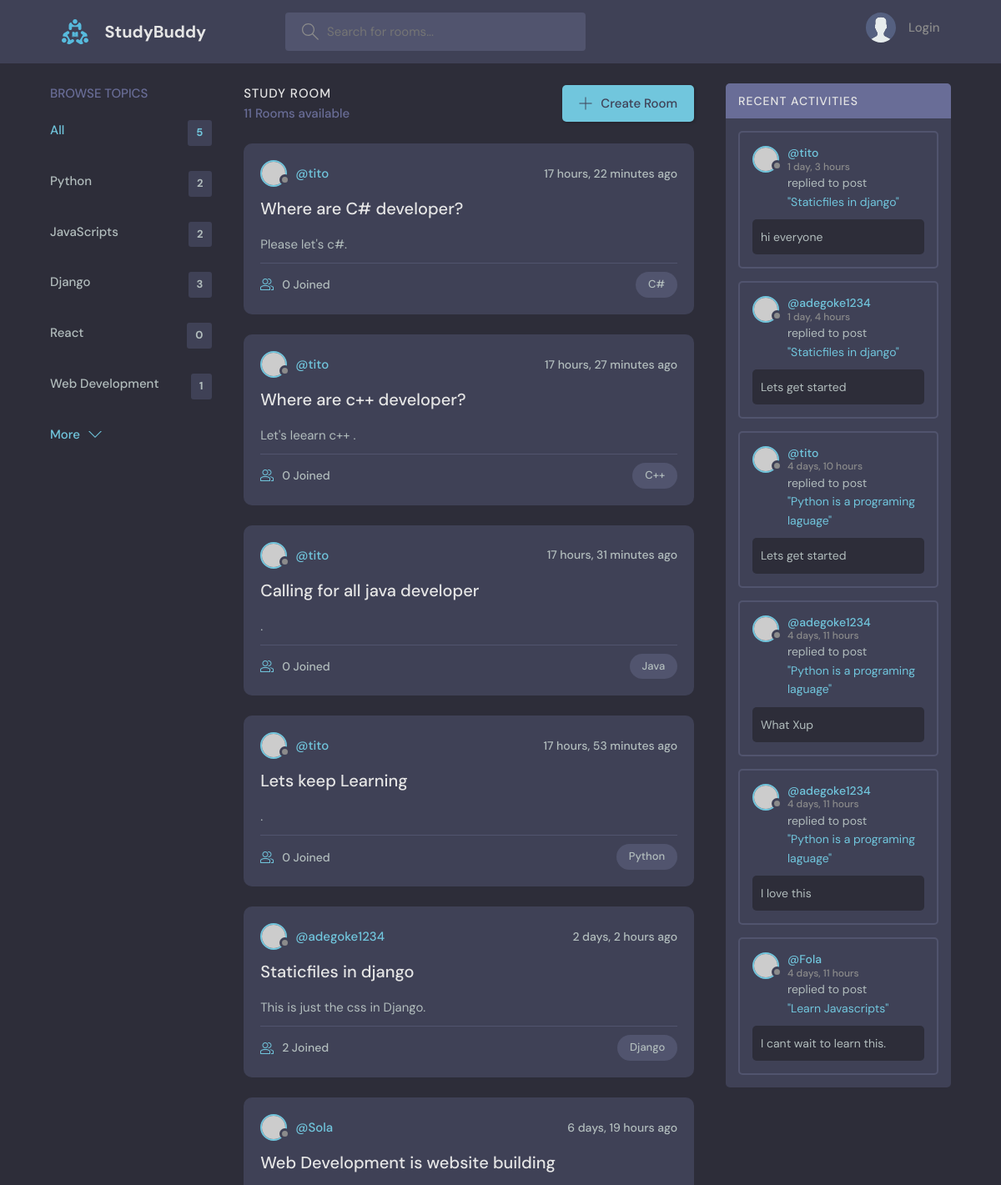
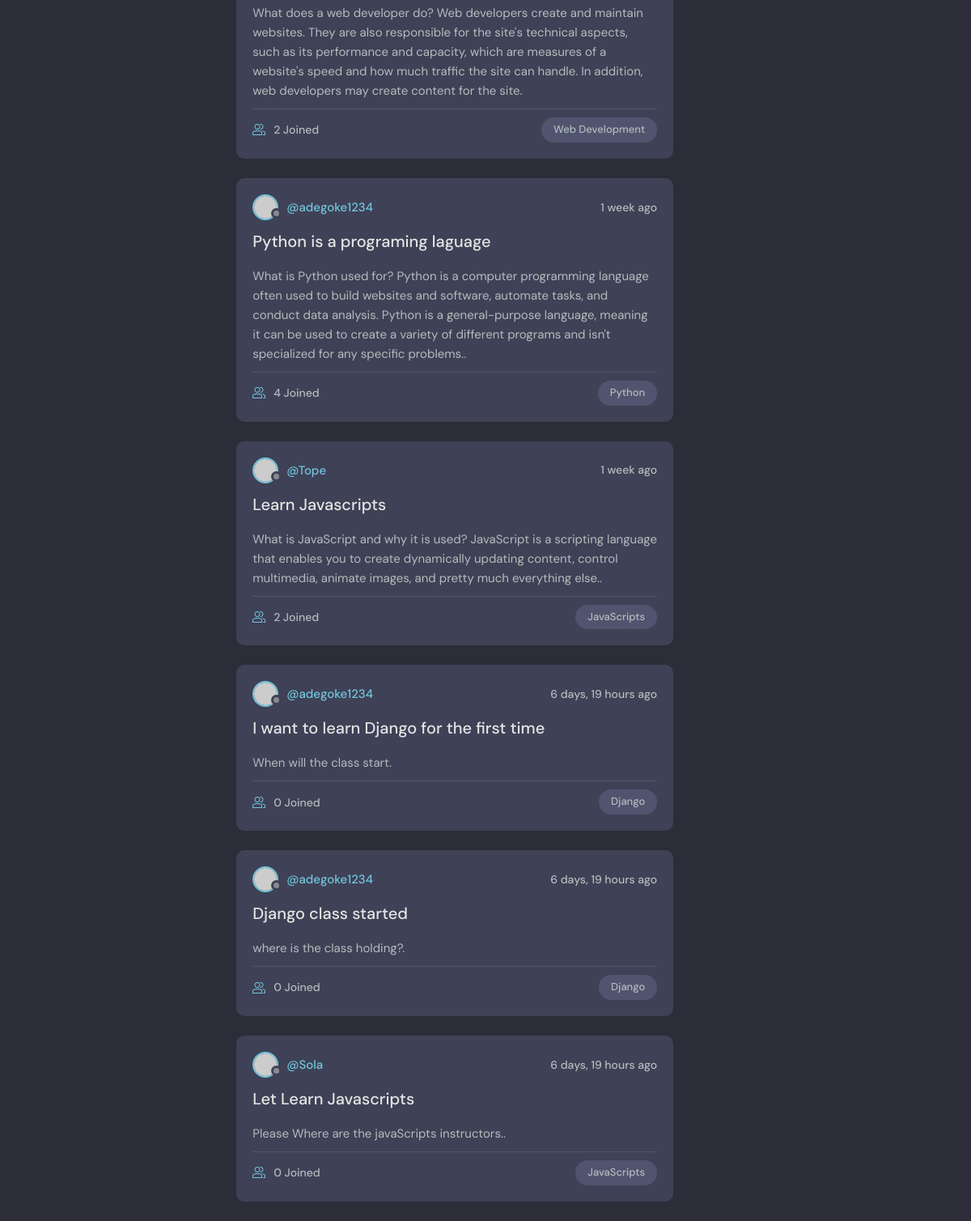
The page / on the database its author committed (2 pictures, top to bottom).
### base/models.py (models this page shows, shortened)
class Topic(models.Model):
    name=models.CharField(max_length=200)

class Room(models.Model):
    host = models.ForeignKey(User, on_delete=models.SET_NULL, null=True)
    topic = models.ForeignKey(Topic, on_delete=models.SET_NULL, null=True)
    name=models.CharField(max_length=200)
    description=models.TextField(null=True, blank=True)
    participants=models.ManyToManyField(User, related_name='participants', blank=True)
    updated=models.DateTimeField(auto_now=True)
    created= models.DateTimeField(auto_now_add=True)
    class Meta:
        ordering = ['-updated', '-created']
    def __str__(self):
        return self.name

class Message(models.Model):
    user=models.ForeignKey(User, on_delete=models.CASCADE)
    room= models.ForeignKey(Room, on_delete=models.CASCADE)
    body= models.TextField()
    updated=models.DateTimeField(auto_now=True)
    created= models.DateTimeField(auto_now_add=True)
    class Meta:
        ordering = ['-updated', '-created']

### base/views.py (the view)
# urls.py: path('', views.home, name='home'),
def home(request):
    q=request.GET.get('q') if request.GET.get('q') !=None else ''
    rooms=Room.objects.filter(Q(topic__name__icontains=q)|
                              Q(name__icontains=q)|
                              Q(description__icontains=q)
                              )
    topics=Topic.objects.all()[0:5]
    room_messages=Message.objects.filter(room__topic__name__icontains=q)
    room_count=rooms.count()
    context={'rooms': rooms, 'topics': topics, 'room_count': room_count, 'room_messages': room_messages}
    return render(request, 'base/home.html', context)

### base/templates/base/home.html (shortened to what this page needs)
{% extends 'main.html' %}
{% block content %}
<main class="layout layout--3">
  <div class="container">
    {% include 'base/topics_component.html'%}
    <div class="roomList">
      <div class="roomList__header">
        <div>
          <h2>Study Room</h2>
          <p>{{rooms.count}} Rooms available</p>
        </div>
        <a class="btn btn--main" href="{% url 'create-room' %}">
          <svg version="1.1" xmlns="http://www.w3.org/2000/svg" width="32" height="32" viewBox="0 0 32 32">
            <title>add</title>
            <path
              d="M16.943 0.943h-1.885v14.115h-14.115v1.885h14.115v14.115h1.885v-14.115h14.115v-1.885h-14.115v-14.115z"
            ></path>
          </svg>
          Create Room
        </a>
      </div>
      {% include 'base/feed_component.html' %}
    </div>
{% include 'base/activity_component.html' %}
  </div>
</main>
{% endblock content %}

### base/templates/base/topics_component.html
<div class="topics">
        <div class="topics__header">
          <h2>Browse Topics</h2>
        </div>
        <ul class="topics__list">
          <li>
            <a href="{% url 'home' %}" class="active">All<span>{{topics.count}}</span></a>
          </li>
          {% for topic in topics %}
          <li>
            <a href="{% url 'home' %}?q={{topic.name}}">{{topic.name}}<span>{{topic.room_set.all.count}}</span></a>
          </li>
          {% endfor %}
        </ul>
        <a class="btn btn--link" href="{% url 'topic' %}">
          More
          <svg version="1.1" xmlns="http://www.w3.org/2000/svg" width="32" height="32" viewBox="0 0 32 32">
            <title>chevron-down</title>
            <path d="M16 21l-13-13h-3l16 16 16-16h-3l-13 13z"></path>
          </svg>
        </a>
      </div>

### base/templates/base/feed_component.html (shortened to what this page needs)
{% for room in rooms %}
<div class="roomListRoom">
  <div class="roomListRoom__header">
    <a href="{% url 'profile' room.host.id %}" class="roomListRoom__author">
      <div class="avatar avatar--small">
        <img src="https://randomuser.me/api/portraits/women/11.jpg" />
      </div>
      <span>@{{room.host}}</span>
    </a>
    <div class="roomListRoom__actions">
      <span>{{room.created|timesince}} ago</span>
    </div>
  </div>
  <div class="roomListRoom__content">
    <a href="{% url 'room' room.id %}">{{room.name}}</a>
    <p>
      {{room.description}}.
    </p>
  </div>
  <div class="roomListRoom__meta">
    <a href="{% url 'room' room.id %}" class="roomListRoom__joined">
      {{room.participants.count}} Joined
    </a>
    <p class="roomListRoom__topic">{{room.topic.name}}</p>
  </div>
</div>
{% endfor %}

### base/templates/base/activity_component.html (shortened to what this page needs)
<div class="activities">
    <div class="activities__header">
      <h2>Recent Activities</h2>
    </div>
    {% for message in room_messages %}
    <div class="activities__box">
      <div class="activities__boxHeader roomListRoom__header">
        <a href="{% url 'profile' message.user.id %}" class="roomListRoom__author">
          <div class="avatar avatar--small">
            <img src="https://randomuser.me/api/portraits/women/11.jpg" />
          </div>
          <p>
            @{{message.user}}
            <span>{{message.created|timesince}}</span>
          </p>
        </a>
      </div>
      <div class="activities__boxContent">
        <p>replied to post<a href="{% url 'room' message.room.id %}">"{{message.room}}"</a></p>
        <div class="activities__boxRoomContent">
          {{message.body}}
        </div>
      </div>
    </div>
    {% endfor %}
  </div>

### rows shown on the page
Topic: name "Python", room_set.all.count "2"
Topic: name "JavaScripts", room_set.all.count "2"
Topic: name "Django", room_set.all.count "3"
Topic: name "React", room_set.all.count "0"
Topic: name "Web Development", room_set.all.count "1"
Room: host "tito", created "17 hours, 22 minutes", name "Where are C# developer?", description "Please let's c#", participants.count "0", topic.name "C#"
Room: host "tito", created "17 hours, 27 minutes", name "Where are c++ developer?", description "Let's leearn c++", participants.count "0", topic.name "C++"
Room: host "tito", created "17 hours, 31 minutes", name "Calling for all java developer", participants.count "0", topic.name "Java"
Room: host "tito", created "17 hours, 53 minutes", name "Lets keep Learning", participants.count "0", topic.name "Python"
Room: host "adegoke1234", created "2 days, 2 hours", name "Staticfiles in django", description "This is just the css in Django", participants.count "2", topic.name "Django"
Room: host "Sola", created "6 days, 19 hours", name "Web Development is website building", description "What does a web developer do? Web developers create and maintain websites. They are also responsible for the site's technical aspects, such as its performance and capacity, which are measures of a website's speed and how much traffic the site can handle. In addition, web developers may create content for the site", participants.count "2", topic.name "Web Development"
Room: host "adegoke1234", created "1 week", name "Python is a programing laguage", description "What is Python used for? Python is a computer programming language often used to build websites and software, automate tasks, and conduct data analysis. Python is a general-purpose language, meaning it can be used to create a variety of different programs and isn't specialized for any specific problems.", participants.count "4", topic.name "Python"
Room: host "Tope", created "1 week", name "Learn Javascripts", description "What is JavaScript and why it is used? JavaScript is a scripting language that enables you to create dynamically updating content, control multimedia, animate images, and pretty much everything else.", participants.count "2", topic.name "JavaScripts"
Room: host "adegoke1234", created "6 days, 19 hours", name "I want to learn Django for the first time", description "When will the class start", participants.count "0", topic.name "Django"
Room: host "adegoke1234", created "6 days, 19 hours", name "Django class started", description "where is the class holding?", participants.count "0", topic.name "Django"
Room: host "Sola", created "6 days, 19 hours", name "Let Learn Javascripts", description "Please Where are the javaScripts instructors.", participants.count "0", topic.name "JavaScripts"
Message: user "tito", created "1 day, 3 hours", room "Staticfiles in django", body "hi everyone"
Message: user "adegoke1234", created "1 day, 4 hours", room "Staticfiles in django", body "Lets get started"
Message: user "tito", created "4 days, 10 hours", room "Python is a programing laguage", body "Lets get started"
Message: user "adegoke1234", created "4 days, 11 hours", room "Python is a programing laguage", body "What Xup"
Message: user "adegoke1234", created "4 days, 11 hours", room "Python is a programing laguage", body "I love this"
Message: user "Fola", created "4 days, 11 hours", room "Learn Javascripts", body "I cant wait to learn this."

### other values the page prints
{{ topics.count }} "5"
{{ rooms.count }} "11"
